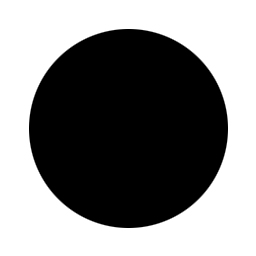
#> input picture images/circle.jpg, 256 x 256 px
$ python -i external_energy.py   (imports and definitions only)   (older library calls are emulated)
#> lines starting #> are read from the running program, lines starting #| are printed output that depends on the picture
#> further down, picture is the input picture: shape (256, 256, 3); min 0, max 255, mean 134
import cv2
from skimage.filters import gaussian
import numpy as np

def line_energy(image):
    #implement line energy (i.e. image intensity)
    return image

    #raise NotImplementedError
def edge_energy(image):
    sx = np.array([[-1, 0, 1]])
    sy = np.array([[-1, 0, 1]]).T

    X = cv2.filter2D(image, cv2.CV_64F, sx)
    Y = cv2.filter2D(image, cv2.CV_64F, sy)
    #print(f" Before X is {X} and Y is {Y}")
    X, Y = np.gradient(image)
    #print(f" After X is {X} and Y is {Y}")


    E = ((X**2)+(Y**2))**0.5
    E = (E-np.amin(E))/(np.amax(E) - np.amin(E))

    print(f"edge energy {E}")
    return E

    #implement edge energy (i.e. gradient magnitude)
    #raise NotImplementedError
def term_energy(image):
    sx = np.array([[-1, 0, 1]])
    sy = np.array([[-1, 0, 1]]).T


    X = cv2.filter2D(image, cv2.CV_64F, sx)
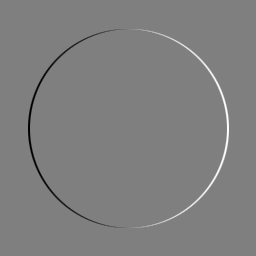
#> X: shape (256, 256, 3) float64; min -255, max 255, mean 0; drawn with min black and max white
    Y = cv2.filter2D(image, cv2.CV_64F, sy)
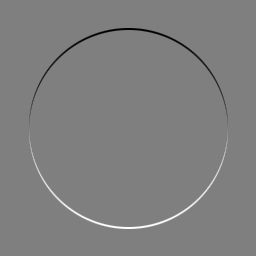
#> Y: shape (256, 256, 3) float64; min -255, max 255, mean 0; drawn with min black and max white
#> (the run stopped early here; a loop or call above may not have finished)

$ run again, on images/brain.png
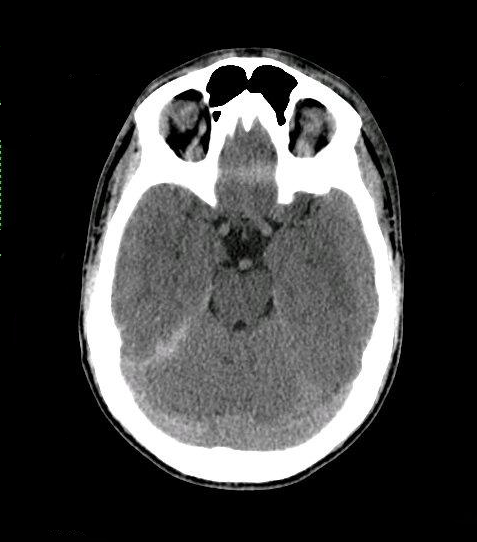
#> input picture images/brain.png, 477 x 542 px
#> picture is the input picture: shape (542, 477, 3); mean B, G, R 63.5, 63.6, 63.5
#> in term_energy, `X = cv2.filter2D(image, cv2.CV_64F, sx)`:
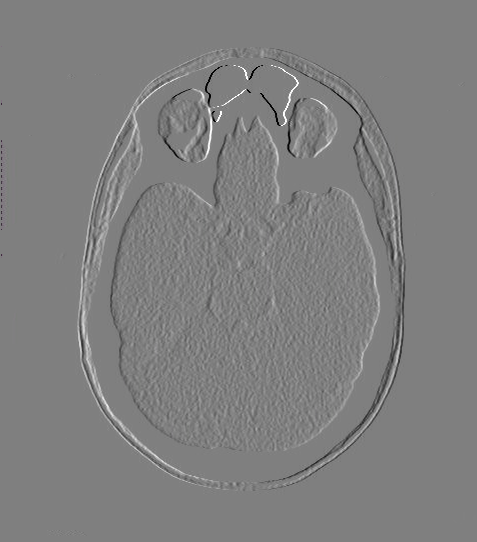
#> X: shape (542, 477, 3) float64; mean B, G, R 0, 0, 0; drawn with min black and max white
#> in term_energy, `Y = cv2.filter2D(image, cv2.CV_64F, sy)`:
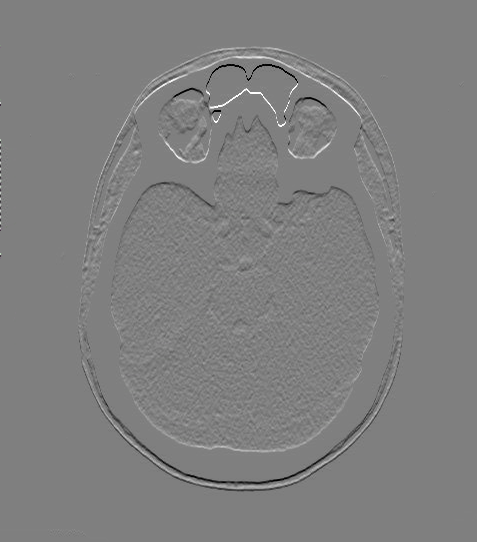
#> Y: shape (542, 477, 3) float64; mean B, G, R 0, 0, 0; drawn with min black and max white
